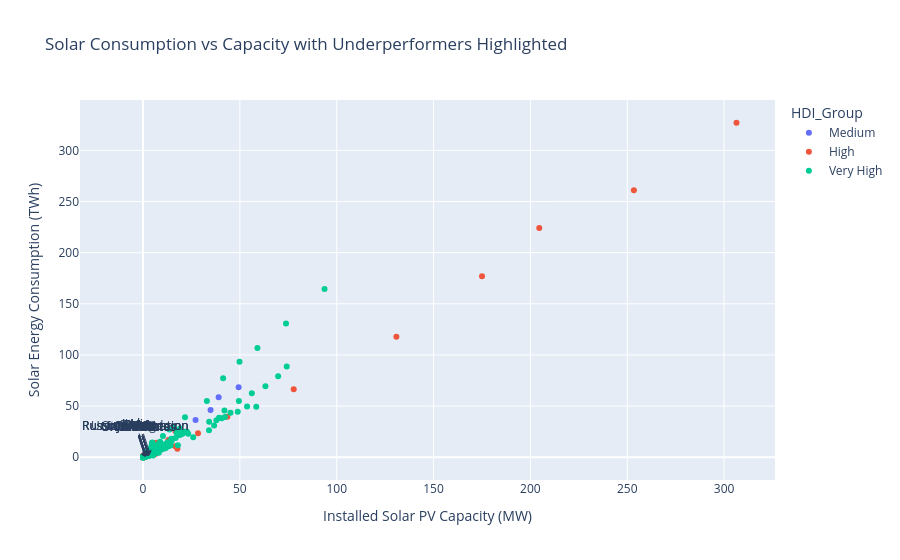
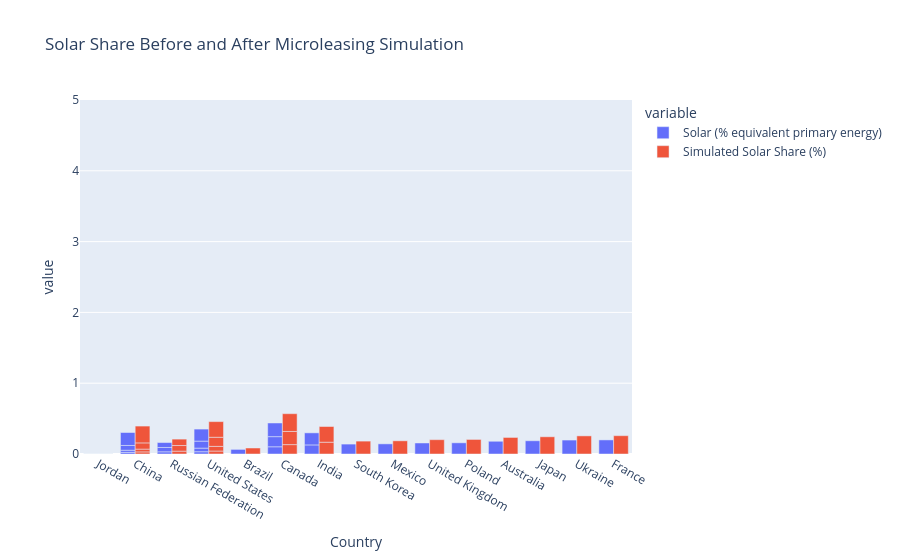
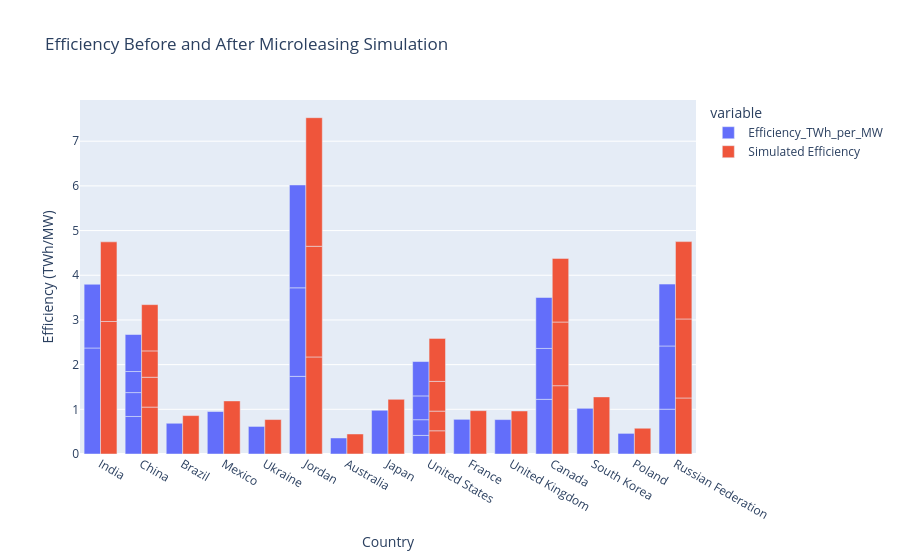

The code cell stored with these charts, in order, in its notebook:
### Markdown cell above
Solar equity analysis displayed as  a strategic simulation and dashboard that shows how interventions like community microleasing could transform solar adoption in underperforming regions.

### Code cell
#Part 1: Annotate Underperforming Regions
#🔍 Identify Underperformers
#This should capture countries with significant infrastructure but low utilization.
threshold_capacity = merged_df["Installed Solar PV Capacity (MW)"].quantile(0.5)

#This flags countries with low integration of solar into their energy mix, despite capacity.
threshold_share = merged_df["Solar (% equivalent primary energy)"].quantile(0.4)


underperformers = merged_df[
    (merged_df["Installed Solar PV Capacity (MW)"] > threshold_capacity) &
    (merged_df["Solar (% equivalent primary energy)"] < threshold_share) &
    (merged_df["HDI_Group"].isin(["Low", "Medium"]))]

underperformers = merged_df[
    (merged_df["Installed Solar PV Capacity (MW)"] > threshold_capacity) &
    (merged_df["Solar (% equivalent primary energy)"] < threshold_share)]


fig = px.scatter(
    merged_df,
    x="Installed Solar PV Capacity (MW)",
    y="Solar Energy Consumption (TWh)",
    color="HDI_Group",
    hover_name="Country",
    title="Solar Consumption vs Capacity with Underperformers Highlighted"
)

# Add annotations
for country in underperformers["Country"]:
    fig.add_annotation(text=country, x=underperformers.loc[underperformers["Country"] == country, "Installed Solar PV Capacity (MW)"].values[0],
                       y=underperformers.loc[underperformers["Country"] == country, "Solar Energy Consumption (TWh)"].values[0],
                       showarrow=True, arrowhead=1)
fig.show()

#Part 2: Simulate Microleasing Impact
#Assume Microleasing increases solar share by 10–30% in underperforming regions
#It improves efficiency (TWh per MW) by 15–25% due to better utilization

# Simulate impact
solar_boost = 1.3  # 30% increase
efficiency_boost = 1.25  # 25% increase

underperformers["Simulated Solar Share (%)"] = underperformers["Solar (% equivalent primary energy)"] * solar_boost
underperformers["Simulated Efficiency"] = underperformers["Efficiency_TWh_per_MW"] * efficiency_boost

fig.update_layout(yaxis=dict(range=[0, 5]))  # Adjust based on your data

#Part 3: Solar Justice KPI Dashboard
#Key Metrics to Track
#Solar Share (%)
#Installed Capacity (MW)
#Efficiency (TWh/MW)
#HDI Group
#Simulated Solar Share
#Simulated Efficiency

kpi_df = underperformers[[
    "Country", "HDI_Group", "Installed Solar PV Capacity (MW)",
    "Solar (% equivalent primary energy)", "Efficiency_TWh_per_MW",
    "Simulated Solar Share (%)", "Simulated Efficiency"
]]

kpi_df = kpi_df.sort_values("Solar (% equivalent primary energy)", ascending=True)
kpi_df["Solar Share Δ (%)"] = kpi_df["Simulated Solar Share (%)"] - kpi_df["Solar (% equivalent primary energy)"]
kpi_df["Efficiency Δ"] = kpi_df["Simulated Efficiency"] - kpi_df["Efficiency_TWh_per_MW"]

fig = px.bar(
    kpi_df,
    x="Country",
    y=["Solar (% equivalent primary energy)", "Simulated Solar Share (%)"],
    barmode="group",
    title="Solar Share Before and After Microleasing Simulation"
)
fig.update_layout(yaxis=dict(range=[0, 5]))  # Adjust based on your data
fig.show()

fig2 = px.bar(
    underperformers,
    x="Country",
    y=["Efficiency_TWh_per_MW", "Simulated Efficiency"],
    barmode="group",
    title="Efficiency Before and After Microleasing Simulation"
)
fig2.update_layout(yaxis_title="Efficiency (TWh/MW)", xaxis_title="Country")
fig2.show()

### Figure 1 — Plotly figure (JSON) as saved in the notebook; plotly's stock layout.template omitted (floating-point values rounded to 4 significant figures; data arrays with more than 128 entries replaced by an {"elided": "..."} marker saying what was removed)
{"data": [{"hovertemplate": "<b>%{hovertext}</b><br><br>HDI_Group=Medium<br>Installed Solar PV Capacity (MW)=%{x}<br>Solar Energy Consumption (TWh)=%{y}<extra></extra>", "hovertext": ["Honduras", "India", "Pakistan", "Honduras", "India", "Pakistan", "Honduras", "India", "Pakistan", "Honduras", "India", "Pakistan", "Honduras", "India", "Pakistan", "Honduras", "India", "Pakistan", "Honduras", "India", "Pakistan", "Honduras", "India", "Pakistan", "Honduras", "India", "Pakistan", "Honduras", "India", "Pakistan", "Honduras", "India", "Pakistan", "Honduras", "India", "Pakistan"], "legendgroup": "Medium", "marker": {"color": "#636efa", "symbol": "circle"}, "mode": "markers", "name": "Medium", "orientation": "v", "showlegend": true, "type": "scatter", "x": [0.003728, 0.06536, 0.009275, 0.004479, 0.5633, 0.01863, 0.005156, 0.9786, 0.04578, 0.005156, 1.446, 0.1007, 0.005156, 3.444, 0.1654, 0.3932, 5.365, 0.2655, 0.4142, 9.651, 0.5895, 0.4538, 17.92, 0.6547, 0.5137, 27.12, 0.6791, 0.514, 34.86, 0.7633, 0.514, 39.04, 0.8603, 0.514, 49.34, 1.083], "xaxis": "x", "y": [0.0, 0.11, 0.01, 0.0, 0.83, 0.03, 0.01, 2.1, 0.07, 0.01, 3.43, 0.14, 0.01, 4.91, 0.24, 0.43, 6.57, 0.38, 0.89, 11.56, 0.68, 0.93, 21.54, 0.92, 1.0, 36.33, 0.92, 1.12, 46.27, 0.93, 1.05, 58.68, 1.03, 1.28, 68.31, 1.26], "yaxis": "y"}, {"hovertemplate": "<b>%{hovertext}</b><br><br>HDI_Group=High<br>Installed Solar PV Capacity (MW)=%{x}<br>Solar Energy Consumption (TWh)=%{y}<extra></extra>", "hovertext": {"elided": "140 str values"}, "legendgroup": "High", "marker": {"color": "#EF553B", "symbol": "circle"}, "mode": "markers", "name": "High", "orientation": "v", "showlegend": true, "type": "scatter", "x": {"elided": "140 float values"}, "xaxis": "x", "y": {"elided": "140 float values"}, "yaxis": "y"}, {"hovertemplate": "<b>%{hovertext}</b><br><br>HDI_Group=Very High<br>Installed Solar PV Capacity (MW)=%{x}<br>Solar Energy Consumption (TWh)=%{y}<extra></extra>", "hovertext": {"elided": "369 str values"}, "legendgroup": "Very High", "marker": {"color": "#00cc96", "symbol": "circle"}, "mode": "markers", "name": "Very High", "orientation": "v", "showlegend": true, "type": "scatter", "x": {"elided": "369 float values"}, "xaxis": "x", "y": {"elided": "369 float values"}, "yaxis": "y"}], "layout": {"annotations": [{"arrowhead": 1, "showarrow": true, "text": "India", "x": 1.446, "y": 3.43}, {"arrowhead": 1, "showarrow": true, "text": "India", "x": 1.446, "y": 3.43}, {"arrowhead": 1, "showarrow": true, "text": "China", "x": 3.108, "y": 2.61}, {"arrowhead": 1, "showarrow": true, "text": "China", "x": 3.108, "y": 2.61}, {"arrowhead": 1, "showarrow": true, "text": "China", "x": 3.108, "y": 2.61}, {"arrowhead": 1, "showarrow": true, "text": "China", "x": 3.108, "y": 2.61}, {"arrowhead": 1, "showarrow": true, "text": "Brazil", "x": 1.207, "y": 0.83}, {"arrowhead": 1, "showarrow": true, "text": "Mexico", "x": 1.126, "y": 1.07}, {"arrowhead": 1, "showarrow": true, "text": "Ukraine", "x": 1.2, "y": 0.74}, {"arrowhead": 1, "showarrow": true, "text": "Jordan", "x": 1.186, "y": 2.06}, {"arrowhead": 1, "showarrow": true, "text": "Jordan", "x": 1.186, "y": 2.06}, {"arrowhead": 1, "showarrow": true, "text": "Jordan", "x": 1.186, "y": 2.06}, {"arrowhead": 1, "showarrow": true, "text": "Australia", "x": 1.088, "y": 0.39}, {"arrowhead": 1, "showarrow": true, "text": "Japan", "x": 3.618, "y": 3.54}, {"arrowhead": 1, "showarrow": true, "text": "United States", "x": 2.909, "y": 1.21}, {"arrowhead": 1, "showarrow": true, "text": "France", "x": 3.004, "y": 2.33}, {"arrowhead": 1, "showarrow": true, "text": "United States", "x": 2.909, "y": 1.21}, {"arrowhead": 1, "showarrow": true, "text": "United Kingdom", "x": 1.753, "y": 1.35}, {"arrowhead": 1, "showarrow": true, "text": "United States", "x": 2.909, "y": 1.21}, {"arrowhead": 1, "showarrow": true, "text": "Canada", "x": 1.21, "y": 1.48}, {"arrowhead": 1, "showarrow": true, "text": "South Korea", "x": 1.555, "y": 1.59}, {"arrowhead": 1, "showarrow": true, "text": "United States", "x": 2.909, "y": 1.21}, {"arrowhead": 1, "showarrow": true, "text": "Canada", "x": 1.21, "y": 1.48}, {"arrowhead": 1, "showarrow": true, "text": "Canada", "x": 1.21, "y": 1.48}, {"arrowhead": 1, "showarrow": true, "text": "Poland", "x": 1.539, "y": 0.71}, {"arrowhead": 1, "showarrow": true, "text": "Russian Federation", "x": 1.276, "y": 1.28}, {"arrowhead": 1, "showarrow": true, "text": "Russian Federation", "x": 1.276, "y": 1.28}, {"arrowhead": 1, "showarrow": true, "text": "Russian Federation", "x": 1.276, "y": 1.28}], "legend": {"title": {"text": "HDI_Group"}, "tracegroupgap": 0}, "title": {"text": "Solar Consumption vs Capacity with Underperformers Highlighted"}, "xaxis": {"anchor": "y", "domain": [0, 1], "title": {"text": "Installed Solar PV Capacity (MW)"}}, "yaxis": {"anchor": "x", "domain": [0, 1], "title": {"text": "Solar Energy Consumption (TWh)"}}}}

### Figure 2 — Plotly figure (JSON) as saved in the notebook; plotly's stock layout.template omitted (floating-point values rounded to 4 significant figures)
{"data": [{"alignmentgroup": "True", "hovertemplate": "variable=Solar (% equivalent primary energy)<br>Country=%{x}<br>value=%{y}<extra></extra>", "legendgroup": "Solar (% equivalent primary energy)", "marker": {"color": "#636efa", "pattern": {"shape": ""}}, "name": "Solar (% equivalent primary energy)", "offsetgroup": "Solar (% equivalent primary energy)", "orientation": "v", "showlegend": true, "textposition": "auto", "type": "bar", "x": ["Jordan", "Jordan", "Jordan", "China", "China", "Russian Federation", "United States", "United States", "Russian Federation", "Brazil", "China", "Russian Federation", "United States", "Canada", "India", "South Korea", "Canada", "Mexico", "United Kingdom", "Poland", "United States", "India", "Australia", "China", "Japan", "Canada", "Ukraine", "France"], "xaxis": "x", "y": [0.0, 0.0, 0.0, 0.02298, 0.03021, 0.03113, 0.03222, 0.05082, 0.06096, 0.06503, 0.06743, 0.06959, 0.09893, 0.102, 0.1283, 0.14, 0.1431, 0.1433, 0.1556, 0.1581, 0.1699, 0.1705, 0.1798, 0.1828, 0.1871, 0.1929, 0.1969, 0.199], "yaxis": "y"}, {"alignmentgroup": "True", "hovertemplate": "variable=Simulated Solar Share (%)<br>Country=%{x}<br>value=%{y}<extra></extra>", "legendgroup": "Simulated Solar Share (%)", "marker": {"color": "#EF553B", "pattern": {"shape": ""}}, "name": "Simulated Solar Share (%)", "offsetgroup": "Simulated Solar Share (%)", "orientation": "v", "showlegend": true, "textposition": "auto", "type": "bar", "x": ["Jordan", "Jordan", "Jordan", "China", "China", "Russian Federation", "United States", "United States", "Russian Federation", "Brazil", "China", "Russian Federation", "United States", "Canada", "India", "South Korea", "Canada", "Mexico", "United Kingdom", "Poland", "United States", "India", "Australia", "China", "Japan", "Canada", "Ukraine", "France"], "xaxis": "x", "y": [0.0, 0.0, 0.0, 0.02987, 0.03928, 0.04047, 0.04189, 0.06606, 0.07925, 0.08454, 0.08765, 0.09047, 0.1286, 0.1326, 0.1667, 0.182, 0.186, 0.1863, 0.2023, 0.2056, 0.2209, 0.2217, 0.2338, 0.2377, 0.2432, 0.2508, 0.256, 0.2586], "yaxis": "y"}], "layout": {"barmode": "group", "legend": {"title": {"text": "variable"}, "tracegroupgap": 0}, "title": {"text": "Solar Share Before and After Microleasing Simulation"}, "xaxis": {"anchor": "y", "domain": [0, 1], "title": {"text": "Country"}}, "yaxis": {"anchor": "x", "domain": [0, 1], "range": [0, 5], "title": {"text": "value"}}}}

### Figure 3 — Plotly figure (JSON) as saved in the notebook; plotly's stock layout.template omitted (floating-point values rounded to 4 significant figures)
{"data": [{"alignmentgroup": "True", "hovertemplate": "variable=Efficiency_TWh_per_MW<br>Country=%{x}<br>value=%{y}<extra></extra>", "legendgroup": "Efficiency_TWh_per_MW", "marker": {"color": "#636efa", "pattern": {"shape": ""}}, "name": "Efficiency_TWh_per_MW", "offsetgroup": "Efficiency_TWh_per_MW", "orientation": "v", "showlegend": true, "textposition": "auto", "type": "bar", "x": ["India", "India", "China", "China", "China", "China", "Brazil", "Mexico", "Ukraine", "Jordan", "Jordan", "Jordan", "Australia", "Japan", "United States", "France", "United States", "United Kingdom", "United States", "Canada", "South Korea", "United States", "Canada", "Canada", "Poland", "Russian Federation", "Russian Federation", "Russian Federation"], "xaxis": "x", "y": [2.372, 1.426, 0.8398, 0.5344, 0.4716, 0.8282, 0.6878, 0.9505, 0.6167, 1.737, 1.982, 2.302, 0.3585, 0.9784, 0.416, 0.7757, 0.3519, 0.7701, 0.5321, 1.223, 1.023, 0.7688, 1.139, 1.139, 0.4613, 1.003, 1.415, 1.385], "yaxis": "y"}, {"alignmentgroup": "True", "hovertemplate": "variable=Simulated Efficiency<br>Country=%{x}<br>value=%{y}<extra></extra>", "legendgroup": "Simulated Efficiency", "marker": {"color": "#EF553B", "pattern": {"shape": ""}}, "name": "Simulated Efficiency", "offsetgroup": "Simulated Efficiency", "orientation": "v", "showlegend": true, "textposition": "auto", "type": "bar", "x": ["India", "India", "China", "China", "China", "China", "Brazil", "Mexico", "Ukraine", "Jordan", "Jordan", "Jordan", "Australia", "Japan", "United States", "France", "United States", "United Kingdom", "United States", "Canada", "South Korea", "United States", "Canada", "Canada", "Poland", "Russian Federation", "Russian Federation", "Russian Federation"], "xaxis": "x", "y": [2.965, 1.782, 1.05, 0.668, 0.5895, 1.035, 0.8597, 1.188, 0.7708, 2.172, 2.477, 2.877, 0.4481, 1.223, 0.5199, 0.9697, 0.4399, 0.9626, 0.6652, 1.529, 1.278, 0.961, 1.424, 1.424, 0.5766, 1.254, 1.768, 1.731], "yaxis": "y"}], "layout": {"barmode": "group", "legend": {"title": {"text": "variable"}, "tracegroupgap": 0}, "title": {"text": "Efficiency Before and After Microleasing Simulation"}, "xaxis": {"anchor": "y", "domain": [0, 1], "title": {"text": "Country"}}, "yaxis": {"anchor": "x", "domain": [0, 1], "title": {"text": "Efficiency (TWh/MW)"}}}}
